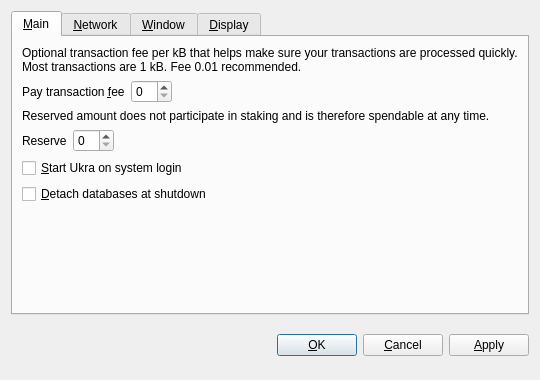
<?xml version="1.0" encoding="UTF-8"?>
<ui version="4.0">
 <class>OptionsDialog</class>
 <widget class="QDialog" name="OptionsDialog">
  <property name="geometry">
   <rect>
    <x>0</x>
    <y>0</y>
    <width>540</width>
    <height>380</height>
   </rect>
  </property>
  <property name="windowTitle">
   <string>Options</string>
  </property>
  <property name="modal">
   <bool>true</bool>
  </property>
  <layout class="QVBoxLayout" name="verticalLayout">
   <item>
    <widget class="QTabWidget" name="tabWidget">
     <property name="tabPosition">
      <enum>QTabWidget::North</enum>
     </property>
     <property name="currentIndex">
      <number>0</number>
     </property>
     <widget class="QWidget" name="tabMain">
      <attribute name="title">
       <string>&amp;Main</string>
      </attribute>
      <layout class="QVBoxLayout" name="verticalLayout_Main">
       <item>
        <widget class="QLabel" name="transactionFeeInfoLabel">
         <property name="text">
          <string>Optional transaction fee per kB that helps make sure your transactions are processed quickly. Most transactions are 1 kB. Fee 0.01 recommended.</string>
         </property>
         <property name="textFormat">
          <enum>Qt::PlainText</enum>
         </property>
         <property name="wordWrap">
          <bool>true</bool>
         </property>
        </widget>
       </item>
       <item>
        <layout class="QHBoxLayout" name="horizontalLayoutFee">
         <item>
          <widget class="QLabel" name="transactionFeeLabel">
           <property name="text">
            <string>Pay transaction &amp;fee</string>
           </property>
           <property name="textFormat">
            <enum>Qt::PlainText</enum>
           </property>
           <property name="buddy">
            <cstring>transactionFee</cstring>
           </property>
          </widget>
         </item>
         <item>
          <widget class="BitcoinAmountField" name="transactionFee"/>
         </item>
         <item>
          <spacer name="horizontalSpacerFee">
           <property name="orientation">
            <enum>Qt::Horizontal</enum>
           </property>
           <property name="sizeHint" stdset="0">
            <size>
             <width>40</width>
             <height>20</height>
            </size>
           </property>
          </spacer>
         </item>
        </layout>
       </item>
       <item>
        <widget class="QLabel" name="reserveBalanceInfoLabel">
         <property name="text">
          <string>Reserved amount does not participate in staking and is therefore spendable at any time.</string>
         </property>
         <property name="textFormat">
          <enum>Qt::PlainText</enum>
         </property>
         <property name="wordWrap">
          <bool>true</bool>
         </property>
        </widget>
       </item>
       <item>
        <layout class="QHBoxLayout" name="horizontalLayoutReserveBalance">
         <item>
          <widget class="QLabel" name="reserveBalanceLabel">
           <property name="text">
            <string>Reserve</string>
           </property>
           <property name="textFormat">
            <enum>Qt::PlainText</enum>
           </property>
           <property name="buddy">
            <cstring>reserveBalance</cstring>
           </property>
          </widget>
         </item>
         <item>
          <widget class="BitcoinAmountField" name="reserveBalance"/>
         </item>
         <item>
          <spacer name="horizontalSpacerReserveBalance">
           <property name="orientation">
            <enum>Qt::Horizontal</enum>
           </property>
           <property name="sizeHint" stdset="0">
            <size>
             <width>40</width>
             <height>20</height>
            </size>
           </property>
          </spacer>
         </item>
        </layout>
       </item>
       <item>
        <widget class="QCheckBox" name="bitcoinAtStartup">
         <property name="toolTip">
          <string>Automatically start Ukra after logging in to the system.</string>
         </property>
         <property name="text">
          <string>&amp;Start Ukra on system login</string>
         </property>
        </widget>
       </item>
       <item>
        <widget class="QCheckBox" name="detachDatabases">
         <property name="toolTip">
          <string>Detach block and address databases at shutdown. This means they can be moved to another data directory, but it slows down shutdown. The wallet is always detached.</string>
         </property>
         <property name="text">
          <string>&amp;Detach databases at shutdown</string>
         </property>
        </widget>
       </item>
       <item>
        <spacer name="verticalSpacer_Main">
         <property name="orientation">
          <enum>Qt::Vertical</enum>
         </property>
         <property name="sizeHint" stdset="0">
          <size>
           <width>20</width>
           <height>40</height>
          </size>
         </property>
        </spacer>
       </item>
      </layout>
     </widget>
     <widget class="QWidget" name="tabNetwork">
      <attribute name="title">
       <string>&amp;Network</string>
      </attribute>
      <layout class="QVBoxLayout" name="verticalLayout_Network">
       <item>
        <widget class="QCheckBox" name="mapPortUpnp">
         <property name="toolTip">
          <string>Automatically open the Ukra client port on the router. This only works when your router supports UPnP and it is enabled.</string>
         </property>
         <property name="text">
          <string>Map port using &amp;UPnP</string>
         </property>
        </widget>
       </item>
       <item>
        <widget class="QCheckBox" name="connectSocks">
         <property name="toolTip">
          <string>Connect to the Ukra network through a SOCKS proxy (e.g. when connecting through Tor).</string>
         </property>
         <property name="text">
          <string>&amp;Connect through SOCKS proxy:</string>
         </property>
        </widget>
       </item>
       <item>
        <layout class="QHBoxLayout" name="horizontalLayout_Network">
         <item>
          <widget class="QLabel" name="proxyIpLabel">
           <property name="text">
            <string>Proxy &amp;IP:</string>
           </property>
           <property name="textFormat">
            <enum>Qt::PlainText</enum>
           </property>
           <property name="buddy">
            <cstring>proxyIp</cstring>
           </property>
          </widget>
         </item>
         <item>
          <widget class="QValidatedLineEdit" name="proxyIp">
           <property name="maximumSize">
            <size>
             <width>140</width>
             <height>16777215</height>
            </size>
           </property>
           <property name="toolTip">
            <string>IP address of the proxy (e.g. 127.0.0.1)</string>
           </property>
          </widget>
         </item>
         <item>
          <widget class="QLabel" name="proxyPortLabel">
           <property name="text">
            <string>&amp;Port:</string>
           </property>
           <property name="textFormat">
            <enum>Qt::PlainText</enum>
           </property>
           <property name="buddy">
            <cstring>proxyPort</cstring>
           </property>
          </widget>
         </item>
         <item>
          <widget class="QLineEdit" name="proxyPort">
           <property name="maximumSize">
            <size>
             <width>55</width>
             <height>16777215</height>
            </size>
           </property>
           <property name="toolTip">
            <string>Port of the proxy (e.g. 9050)</string>
           </property>
          </widget>
         </item>
         <item>
          <widget class="QLabel" name="socksVersionLabel">
           <property name="text">
            <string>SOCKS &amp;Version:</string>
           </property>
           <property name="textFormat">
            <enum>Qt::PlainText</enum>
           </property>
           <property name="buddy">
            <cstring>socksVersion</cstring>
           </property>
          </widget>
         </item>
         <item>
          <widget class="QValueComboBox" name="socksVersion">
           <property name="toolTip">
            <string>SOCKS version of the proxy (e.g. 5)</string>
           </property>
          </widget>
         </item>
         <item>
          <spacer name="horizontalSpacer_Network">
           <property name="orientation">
            <enum>Qt::Horizontal</enum>
           </property>
           <property name="sizeHint" stdset="0">
            <size>
             <width>40</width>
             <height>20</height>
            </size>
           </property>
          </spacer>
         </item>
        </layout>
       </item>
       <item>
        <spacer name="verticalSpacer_Network">
         <property name="orientation">
          <enum>Qt::Vertical</enum>
         </property>
         <property name="sizeHint" stdset="0">
          <size>
           <width>20</width>
           <height>40</height>
          </size>
         </property>
        </spacer>
       </item>
      </layout>
     </widget>
     <widget class="QWidget" name="tabWindow">
      <attribute name="title">
       <string>&amp;Window</string>
      </attribute>
      <layout class="QVBoxLayout" name="verticalLayout_Window">
       <item>
        <widget class="QCheckBox" name="minimizeToTray">
         <property name="toolTip">
          <string>Show only a tray icon after minimizing the window.</string>
         </property>
         <property name="text">
          <string>&amp;Minimize to the tray instead of the taskbar</string>
         </property>
        </widget>
       </item>
       <item>
        <widget class="QCheckBox" name="minimizeOnClose">
         <property name="toolTip">
          <string>Minimize instead of exit the application when the window is closed. When this option is enabled, the application will be closed only after selecting Quit in the menu.</string>
         </property>
         <property name="text">
          <string>M&amp;inimize on close</string>
         </property>
        </widget>
       </item>
       <item>
        <spacer name="verticalSpacer_Window">
         <property name="orientation">
          <enum>Qt::Vertical</enum>
         </property>
         <property name="sizeHint" stdset="0">
          <size>
           <width>20</width>
           <height>40</height>
          </size>
         </property>
        </spacer>
       </item>
      </layout>
     </widget>
     <widget class="QWidget" name="tabDisplay">
      <attribute name="title">
       <string>&amp;Display</string>
      </attribute>
      <layout class="QVBoxLayout" name="verticalLayout_Display">
       <item>
        <layout class="QHBoxLayout" name="horizontalLayout_1_Display">
         <item>
          <widget class="QLabel" name="langLabel">
           <property name="text">
            <string>User Interface &amp;language:</string>
           </property>
           <property name="textFormat">
            <enum>Qt::PlainText</enum>
           </property>
           <property name="buddy">
            <cstring>lang</cstring>
           </property>
          </widget>
         </item>
         <item>
          <widget class="QValueComboBox" name="lang">
           <property name="toolTip">
            <string>The user interface language can be set here. This setting will take effect after restarting Ukra.</string>
           </property>
          </widget>
         </item>
        </layout>
       </item>
       <item>
        <layout class="QHBoxLayout" name="horizontalLayout_2_Display">
         <item>
          <widget class="QLabel" name="unitLabel">
           <property name="text">
            <string>&amp;Unit to show amounts in:</string>
           </property>
           <property name="textFormat">
            <enum>Qt::PlainText</enum>
           </property>
           <property name="buddy">
            <cstring>unit</cstring>
           </property>
          </widget>
         </item>
         <item>
          <widget class="QValueComboBox" name="unit">
           <property name="toolTip">
            <string>Choose the default subdivision unit to show in the interface and when sending coins.</string>
           </property>
          </widget>
         </item>
        </layout>
       </item>
       <item>
        <widget class="QCheckBox" name="displayAddresses">
         <property name="toolTip">
          <string>Whether to show Ukra addresses in the transaction list or not.</string>
         </property>
         <property name="text">
          <string>&amp;Display addresses in transaction list</string>
         </property>
        </widget>
       </item>
       <item>
        <widget class="QCheckBox" name="coinControlFeatures">
         <property name="toolTip">
          <string>Whether to show coin control features or not.</string>
         </property>
         <property name="text">
          <string>Display coin &amp;control features (experts only!)</string>
         </property>
        </widget>
       </item>
       <item>
        <spacer name="verticalSpacer_Display">
         <property name="orientation">
          <enum>Qt::Vertical</enum>
         </property>
         <property name="sizeHint" stdset="0">
          <size>
           <width>20</width>
           <height>40</height>
          </size>
         </property>
        </spacer>
       </item>
      </layout>
     </widget>
    </widget>
   </item>
   <item>
    <layout class="QHBoxLayout" name="horizontalLayout_Buttons">
     <item>
      <spacer name="horizontalSpacer_1">
       <property name="orientation">
        <enum>Qt::Horizontal</enum>
       </property>
       <property name="sizeHint" stdset="0">
        <size>
         <width>40</width>
         <height>48</height>
        </size>
       </property>
      </spacer>
     </item>
     <item>
      <widget class="QLabel" name="statusLabel">
       <property name="font">
        <font>
         <weight>75</weight>
         <bold>true</bold>
        </font>
       </property>
       <property name="text">
        <string/>
       </property>
       <property name="textFormat">
        <enum>Qt::PlainText</enum>
       </property>
       <property name="wordWrap">
        <bool>true</bool>
       </property>
      </widget>
     </item>
     <item>
      <spacer name="horizontalSpacer_2">
       <property name="orientation">
        <enum>Qt::Horizontal</enum>
       </property>
       <property name="sizeHint" stdset="0">
        <size>
         <width>40</width>
         <height>48</height>
        </size>
       </property>
      </spacer>
     </item>
     <item>
      <widget class="QPushButton" name="okButton">
       <property name="text">
        <string>&amp;OK</string>
       </property>
      </widget>
     </item>
     <item>
      <widget class="QPushButton" name="cancelButton">
       <property name="text">
        <string>&amp;Cancel</string>
       </property>
       <property name="autoDefault">
        <bool>false</bool>
       </property>
      </widget>
     </item>
     <item>
      <widget class="QPushButton" name="applyButton">
       <property name="text">
        <string>&amp;Apply</string>
       </property>
       <property name="autoDefault">
        <bool>false</bool>
       </property>
      </widget>
     </item>
    </layout>
   </item>
  </layout>
 </widget>
 <customwidgets>
  <customwidget>
   <class>BitcoinAmountField</class>
   <extends>QSpinBox</extends>
   <header>bitcoinamountfield.h</header>
  </customwidget>
  <customwidget>
   <class>QValueComboBox</class>
   <extends>QComboBox</extends>
   <header>qvaluecombobox.h</header>
  </customwidget>
  <customwidget>
   <class>QValidatedLineEdit</class>
   <extends>QLineEdit</extends>
   <header>qvalidatedlineedit.h</header>
  </customwidget>
 </customwidgets>
 <resources/>
 <connections/>
</ui>
